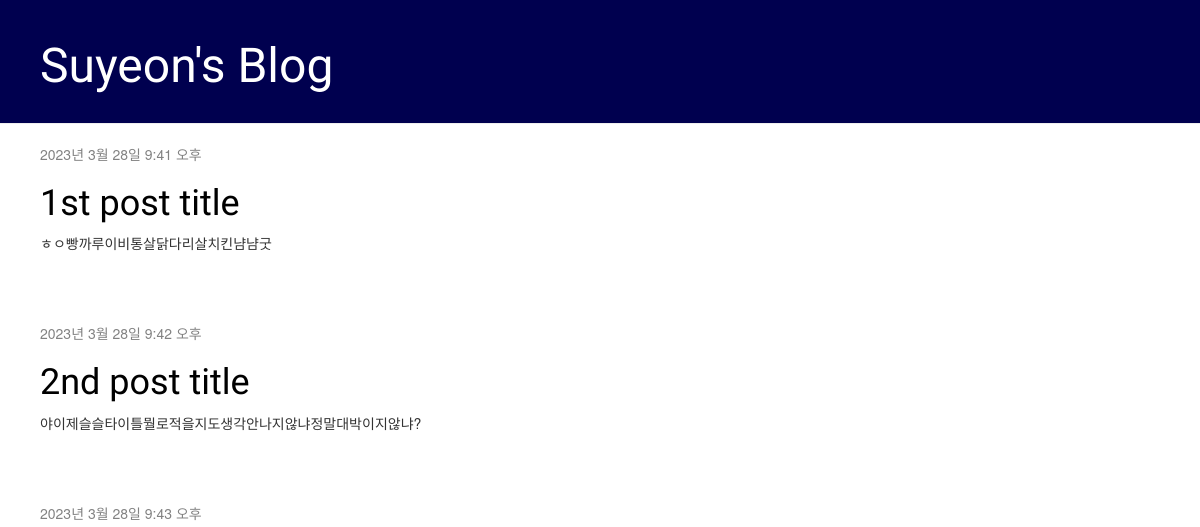
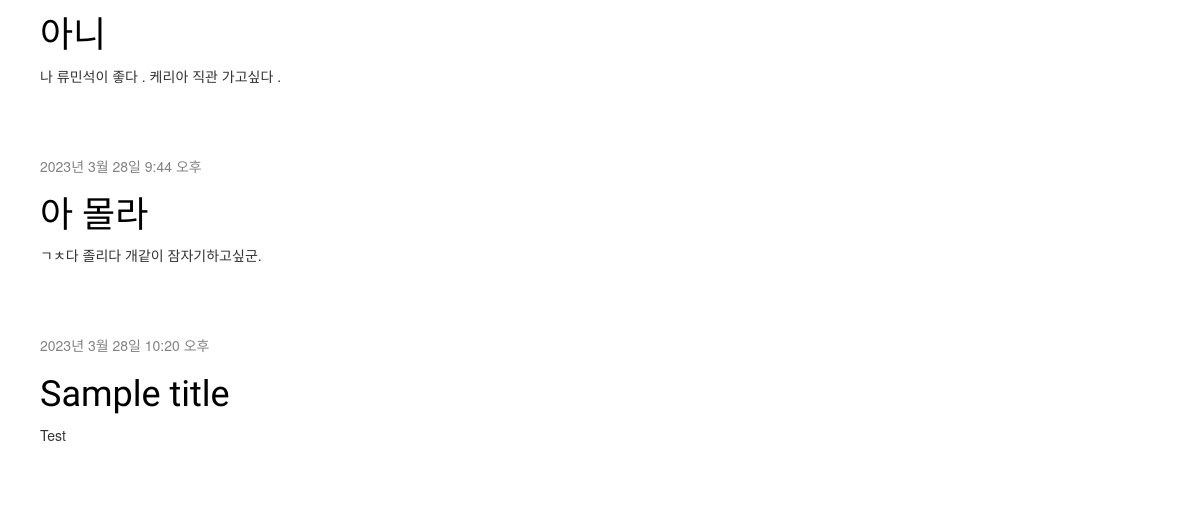
The app's page /, older data (2 pictures, top to bottom).
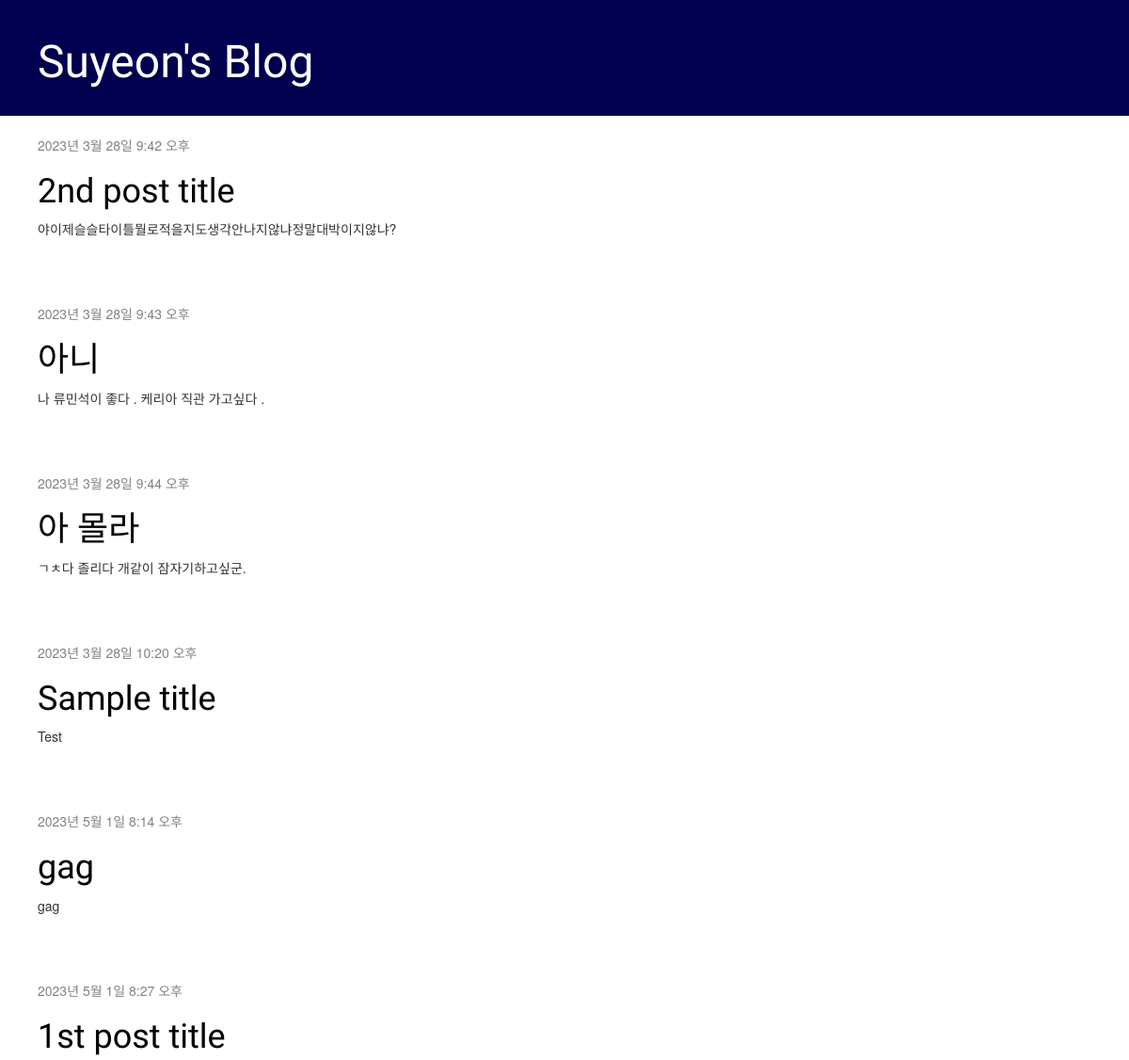
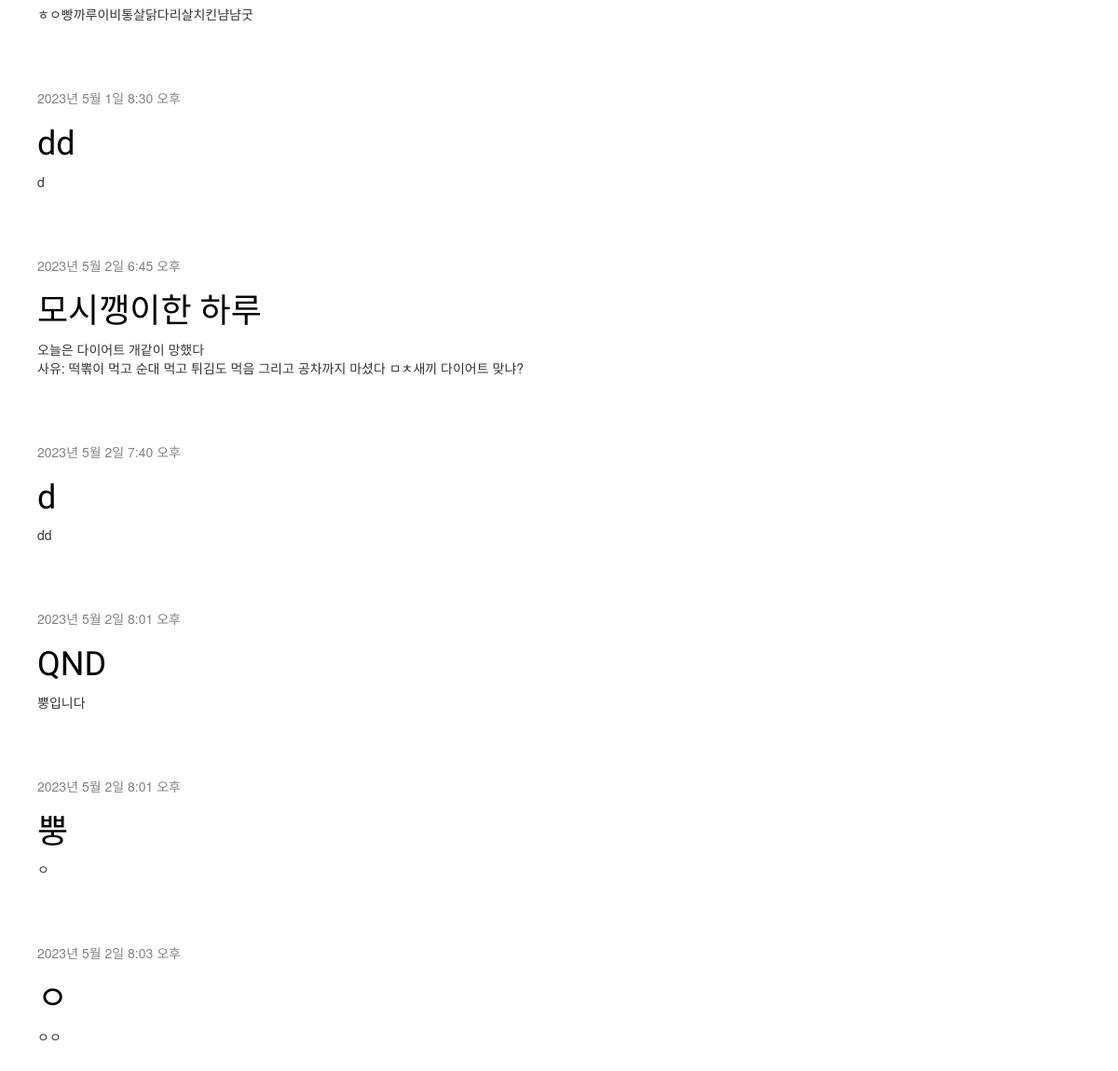
The same page, newer data (2 pictures, top to bottom).
### blog/models.py (models this page shows, shortened)
class Post(models.Model):
    author = models.ForeignKey(settings.AUTH_USER_MODEL, on_delete=models.CASCADE)
    title = models.CharField(max_length=200)
    image = models.ImageField(upload_to='images/', blank=True, null=True)
    text = models.TextField()
    video = EmbedVideoField(blank=True)
    created_date = models.DateTimeField(default=timezone.now)
    published_date = models.DateTimeField(blank=True, null=True)

### blog/views.py (the view)
# urls.py: path('', views.post_list, name='post_list'),
def post_list(request):
    posts = Post.objects.filter(published_date__lte=timezone.now()).order_by('published_date')
    return render(request, 'blog/post_list.html',{'posts': posts})

### templates/blog/post_list.html
{% extends 'blog/base.html' %}
{% block content %}
    {% for post in posts %}
        <div class="post">
            <div class="date">
                {{ post.published_date }}
            </div>
            <h1><a href="{% url 'post_detail' pk=post.pk %}">{{ post.title }}</a></h1>
            <p>{{ post.text|linebreaksbr }}</p>
        </div>
    {% endfor %}
{% endblock %}

Row changes from the older to the newer data that the page shows:
added Post: published_date "2023년 5월 1일 8:14 오후", title "gag", text "gag"
changed Post "1st post title": published_date "2023년 3월 28일 9:41 오후" → "2023년 5월 1일 8:27 오후"; moves down the list
added Post: published_date "2023년 5월 1일 8:30 오후", title "dd", text "d"
now on this page (row edited): Post: published_date "2023년 5월 2일 6:45 오후", title "모시깽이한 하루", text "오늘은 다이어트 개같이 망했다 사유: 떡뽂이 먹고 순대 먹고 튀김도 먹음 그리고 공차까지 마셨다 ㅁㅊ새끼 다이어트 맞냐?"
added Post: published_date "2023년 5월 2일 7:40 오후", title "d", text "dd"
added Post: published_date "2023년 5월 2일 8:01 오후", title "QND", text "뿡입니다"
added Post: published_date "2023년 5월 2일 8:01 오후", title "뿡", text "ㅇ"
added Post: published_date "2023년 5월 2일 8:03 오후", title "ㅇ", text "ㅇㅇ"
